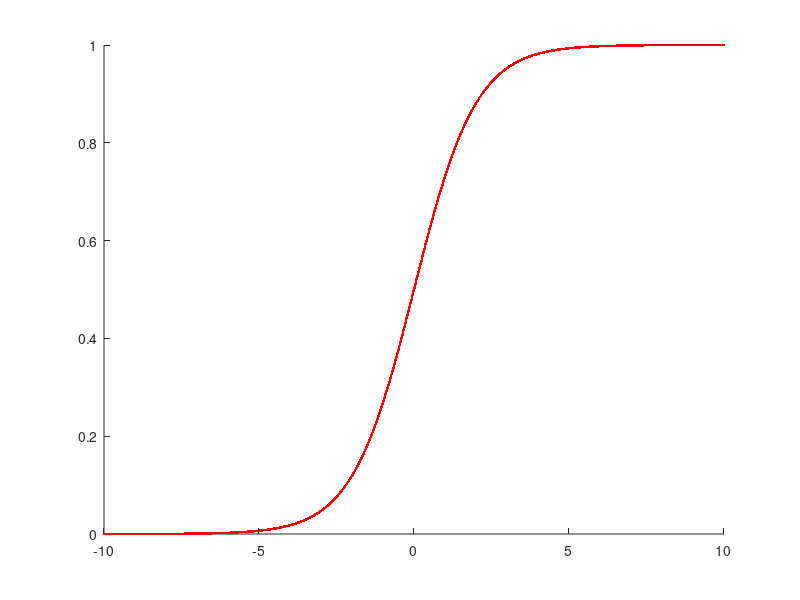

MATLAB code to generate this figure:
%LAB03
%Graph of Hypothesis function usng logistic regression
for z = -10:0.01:10
    y = 1/(1+(2.718^-z));
    hold on
    plot(z,y,'r')
end
%Resulting plot is a sigmund
